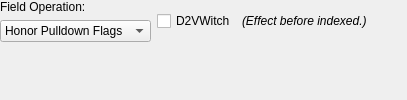
               <widget class="QWidget" name="page_dg">
                <layout class="QVBoxLayout" name="verticalLayout_8">
                 <property name="leftMargin">
                  <number>0</number>
                 </property>
                 <property name="topMargin">
                  <number>0</number>
                 </property>
                 <property name="rightMargin">
                  <number>0</number>
                 </property>
                 <property name="bottomMargin">
                  <number>0</number>
                 </property>
                 <item>
                  <widget class="QWidget" name="widgetFilterDG" native="true">
                   <layout class="QHBoxLayout" name="horizontalLayout_19">
                    <property name="leftMargin">
                     <number>0</number>
                    </property>
                    <property name="topMargin">
                     <number>0</number>
                    </property>
                    <property name="rightMargin">
                     <number>0</number>
                    </property>
                    <property name="bottomMargin">
                     <number>0</number>
                    </property>
                    <item>
                     <widget class="QWidget" name="widgetFilterDGFieldOperation" native="true">
                      <layout class="QVBoxLayout" name="verticalLayout_21">
                       <property name="leftMargin">
                        <number>0</number>
                       </property>
                       <property name="topMargin">
                        <number>0</number>
                       </property>
                       <property name="rightMargin">
                        <number>0</number>
                       </property>
                       <property name="bottomMargin">
                        <number>0</number>
                       </property>
                       <item>
                        <widget class="QLabel" name="labelSourceFilterDGFieldOperation">
                         <property name="text">
                          <string>Field Operation:</string>
                         </property>
                        </widget>
                       </item>
                       <item>
                        <widget class="QComboBox" name="comboBoxSourceFilterDGFieldOperation">
                         <property name="sizePolicy">
                          <sizepolicy hsizetype="MinimumExpanding" vsizetype="Fixed">
                           <horstretch>0</horstretch>
                           <verstretch>0</verstretch>
                          </sizepolicy>
                         </property>
                         <item>
                          <property name="text">
                           <string>Honor Pulldown Flags</string>
                          </property>
                         </item>
                         <item>
                          <property name="text">
                           <string>Force Film</string>
                          </property>
                         </item>
                         <item>
                          <property name="text">
                           <string>Ignore Pulldown Flags</string>
                          </property>
                         </item>
                        </widget>
                       </item>
                      </layout>
                     </widget>
                    </item>
                    <item>
                     <widget class="QCheckBox" name="checkBoxD2VWitch">
                      <property name="text">
                       <string>D2VWitch</string>
                      </property>
                     </widget>
                    </item>
                    <item>
                     <widget class="QLabel" name="labelSourceFilterDGFieldOperation_2">
                      <property name="font">
                       <font>
                        <pointsize>9</pointsize>
                        <weight>50</weight>
                        <italic>true</italic>
                        <bold>false</bold>
                        <underline>false</underline>
                       </font>
                      </property>
                      <property name="text">
                       <string>(Effect before indexed.)</string>
                      </property>
                     </widget>
                    </item>
                    <item>
                     <spacer name="horizontalSpacer_9">
                      <property name="orientation">
                       <enum>Qt::Horizontal</enum>
                      </property>
                      <property name="sizeHint" stdset="0">
                       <size>
                        <width>40</width>
                        <height>20</height>
                       </size>
                      </property>
                     </spacer>
                    </item>
                   </layout>
                  </widget>
                 </item>
                 <item>
                  <widget class="QLabel" name="dotGridDGNV">
                   <property name="sizePolicy">
                    <sizepolicy hsizetype="Expanding" vsizetype="Expanding">
                     <horstretch>0</horstretch>
                     <verstretch>0</verstretch>
                    </sizepolicy>
                   </property>
                   <property name="text">
                    <string/>
                   </property>
                  </widget>
                 </item>
                </layout>
               </widget>
